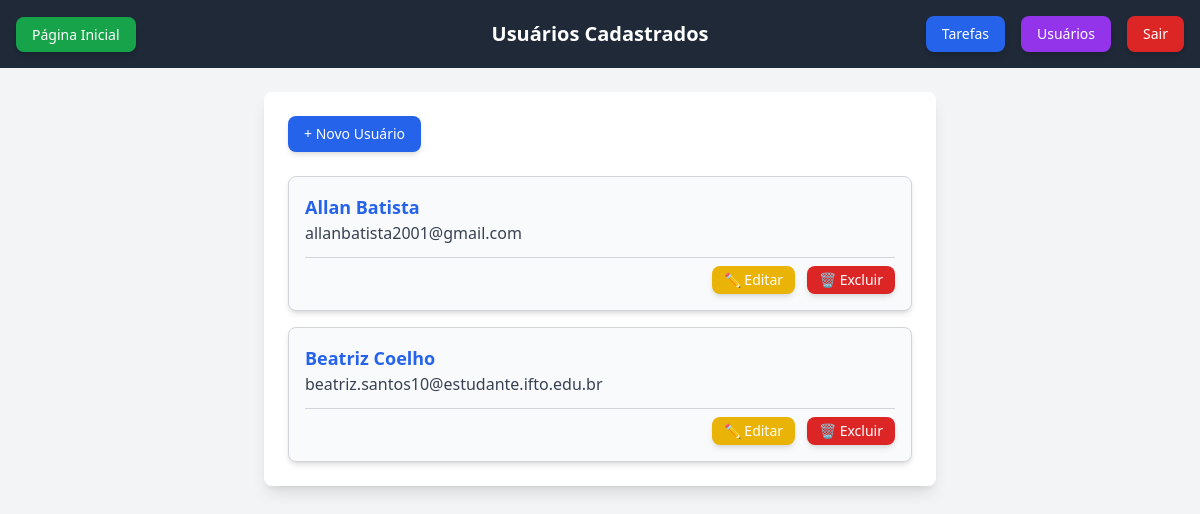
Page /tarefas/listarusuarios/ (signed in) on the earlier database version.
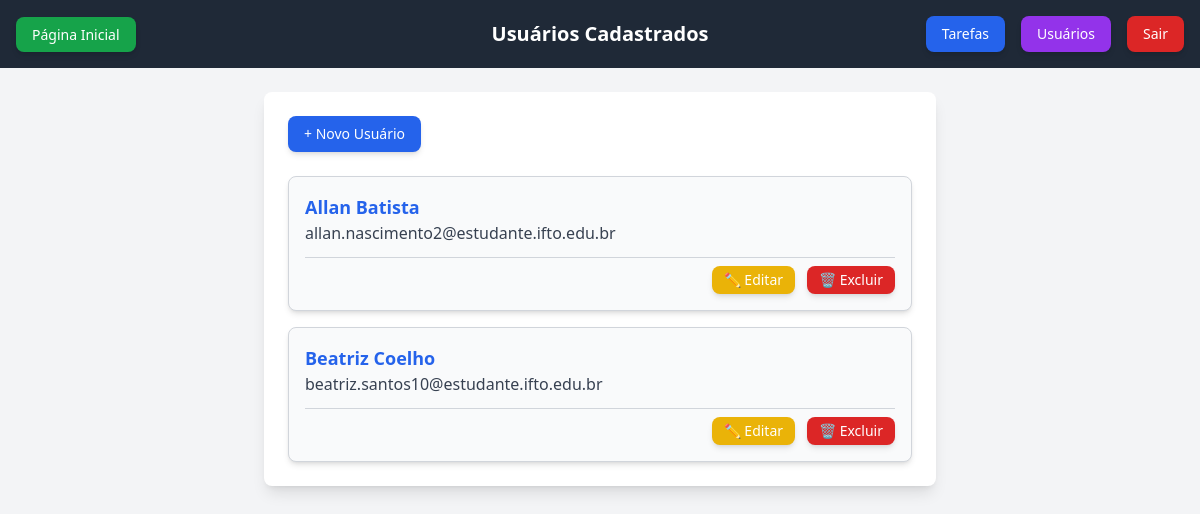
Same page on the later database version.
### tarefas/models.py (models this page shows, shortened)
class Usuario(models.Model):
    nome = models.CharField(max_length=100)
    email = models.CharField(max_length=100)
    senha = models.CharField(max_length=128)  # Armazenar a senha como hash

### tarefas/views.py (the view)
# urls.py: path("listarusuarios/", views.listarUsuarios, name="listarusuarios"),
def listarUsuarios(request):
    if 'usuario_id' not in request.session:
        return redirect('login')
    usuarios = Usuario.objects.all()
    return render(request, "listarUsuarios.html", {"usuarios": usuarios})

### tarefas/templates/listarUsuarios.html (shortened to what this page needs)
{% extends 'base.html' %}
{% block content %}
<div class="max-w-2xl w-full bg-white p-6 rounded-lg shadow-lg">
    <div class="flex justify-between items-center mb-6">
        <a href="{% url 'tarefas:cadastrarusuarios' %}"
           class="px-4 py-2 bg-blue-600 text-white text-sm font-medium rounded-lg shadow-md hover:bg-blue-700 transition">
            + Novo Usuário
        </a>
    </div>
    {% if usuarios %}
        <div class="grid gap-4">
            {% for usuario in usuarios %}
                <div class="bg-gray-50 border border-gray-300 rounded-lg p-4 shadow-md transition-transform transform hover:-translate-y-1 hover:shadow-lg">
                    <div class="mb-3">
                        <h3 class="text-lg font-semibold text-blue-600">{{ usuario.nome }}</h3>
                        <p class="text-gray-700">{{ usuario.email }}</p>
                    </div>
                    <div class="flex justify-end gap-3 pt-2 border-t border-gray-300 mt-3">
                        <a href="{% url 'tarefas:editarusuario' usuario.id %}"
                           class="px-3 py-1 bg-yellow-500 text-white text-sm font-medium rounded-lg shadow-md hover:bg-yellow-600 transition">
                           ✏️ Editar
                        </a>
                        <a href="{% url 'tarefas:excluirusuario' usuario.id %}"
                           class="px-3 py-1 bg-red-600 text-white text-sm font-medium rounded-lg shadow-md hover:bg-red-700 transition"
                           onclick="return confirm('Tem certeza que deseja excluir este usuário?')">
                           🗑️ Excluir
                        </a>
                    </div>
                </div>
            {% endfor %}
        </div>
    {% else %}
        <p class="text-center text-gray-500 italic">Nenhum usuário cadastrado ainda.</p>
    {% endif %}
</div>
{% endblock %}

Differences in the rows shown:
changed Usuario "Allan Batista": email "allanbatista2001@gmail.com" → "allan.nascimento2@estudante.ifto.edu.br"
